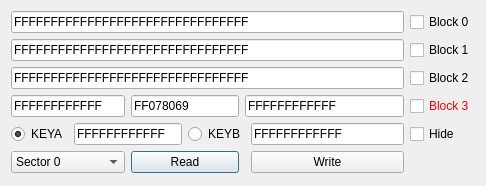
<?xml version="1.0" encoding="UTF-8"?>
<ui version="4.0">
 <class>mf1ics50WriteBlock</class>
 <widget class="QDialog" name="mf1ics50WriteBlock">
  <property name="geometry">
   <rect>
    <x>0</x>
    <y>0</y>
    <width>486</width>
    <height>186</height>
   </rect>
  </property>
  <property name="minimumSize">
   <size>
    <width>486</width>
    <height>186</height>
   </size>
  </property>
  <property name="maximumSize">
   <size>
    <width>486</width>
    <height>186</height>
   </size>
  </property>
  <property name="windowTitle">
   <string>Dialog</string>
  </property>
  <layout class="QGridLayout" name="gridLayout">
   <item row="0" column="0" colspan="6">
    <widget class="QLineEdit" name="lineEditBlock0">
     <property name="text">
      <string>FFFFFFFFFFFFFFFFFFFFFFFFFFFFFFFF</string>
     </property>
     <property name="alignment">
      <set>Qt::AlignLeading|Qt::AlignLeft|Qt::AlignVCenter</set>
     </property>
    </widget>
   </item>
   <item row="0" column="6">
    <widget class="QCheckBox" name="checkBoxBlock0">
     <property name="text">
      <string>Block 0</string>
     </property>
    </widget>
   </item>
   <item row="1" column="0" colspan="6">
    <widget class="QLineEdit" name="lineEditBlock1">
     <property name="text">
      <string>FFFFFFFFFFFFFFFFFFFFFFFFFFFFFFFF</string>
     </property>
    </widget>
   </item>
   <item row="1" column="6">
    <widget class="QCheckBox" name="checkBoxBlock2">
     <property name="text">
      <string>Block 1</string>
     </property>
    </widget>
   </item>
   <item row="2" column="0" colspan="6">
    <widget class="QLineEdit" name="lineEditBlock2">
     <property name="text">
      <string>FFFFFFFFFFFFFFFFFFFFFFFFFFFFFFFF</string>
     </property>
    </widget>
   </item>
   <item row="2" column="6">
    <widget class="QCheckBox" name="checkBoxBlock1">
     <property name="text">
      <string>Block 2</string>
     </property>
    </widget>
   </item>
   <item row="3" column="0" colspan="2">
    <widget class="QLineEdit" name="lineEditBlock3KeyA">
     <property name="text">
      <string>FFFFFFFFFFFF</string>
     </property>
    </widget>
   </item>
   <item row="3" column="2" colspan="2">
    <widget class="QLineEdit" name="lineEditBlock3Control">
     <property name="text">
      <string>FF078069</string>
     </property>
    </widget>
   </item>
   <item row="3" column="4" colspan="2">
    <widget class="QLineEdit" name="lineEditBlock3KeyB">
     <property name="text">
      <string>FFFFFFFFFFFF</string>
     </property>
    </widget>
   </item>
   <item row="3" column="6">
    <widget class="QCheckBox" name="checkBoxBlock3">
     <property name="styleSheet">
      <string notr="true">color: rgb(255, 0, 0);</string>
     </property>
     <property name="text">
      <string>Block 3</string>
     </property>
    </widget>
   </item>
   <item row="4" column="0">
    <widget class="QRadioButton" name="radioButtonKeyA">
     <property name="text">
      <string>KEYA</string>
     </property>
     <property name="checked">
      <bool>true</bool>
     </property>
     <attribute name="buttonGroup">
      <string notr="true">buttonGroupKeySelect</string>
     </attribute>
    </widget>
   </item>
   <item row="4" column="1" colspan="2">
    <widget class="QLineEdit" name="lineEditKeyA">
     <property name="text">
      <string>FFFFFFFFFFFF</string>
     </property>
    </widget>
   </item>
   <item row="4" column="3" colspan="2">
    <widget class="QRadioButton" name="radioButtonKeyB">
     <property name="text">
      <string>KEYB</string>
     </property>
     <attribute name="buttonGroup">
      <string notr="true">buttonGroupKeySelect</string>
     </attribute>
    </widget>
   </item>
   <item row="4" column="5">
    <widget class="QLineEdit" name="lineEditKeyB">
     <property name="text">
      <string>FFFFFFFFFFFF</string>
     </property>
    </widget>
   </item>
   <item row="4" column="6">
    <widget class="QCheckBox" name="checkBoxKeyHide">
     <property name="text">
      <string>Hide</string>
     </property>
     <property name="checked">
      <bool>false</bool>
     </property>
    </widget>
   </item>
   <item row="5" column="0" colspan="2">
    <widget class="QComboBox" name="comboBoxSector">
     <item>
      <property name="text">
       <string>Sector 0</string>
      </property>
     </item>
     <item>
      <property name="text">
       <string>Sector 1</string>
      </property>
     </item>
     <item>
      <property name="text">
       <string>Sector 2</string>
      </property>
     </item>
     <item>
      <property name="text">
       <string>Sector 3</string>
      </property>
     </item>
     <item>
      <property name="text">
       <string>Sector 4</string>
      </property>
     </item>
     <item>
      <property name="text">
       <string>Sector 5</string>
      </property>
     </item>
     <item>
      <property name="text">
       <string>Sector 6</string>
      </property>
     </item>
     <item>
      <property name="text">
       <string>Sector 7</string>
      </property>
     </item>
     <item>
      <property name="text">
       <string>Sector 8</string>
      </property>
     </item>
     <item>
      <property name="text">
       <string>Sector 9</string>
      </property>
     </item>
     <item>
      <property name="text">
       <string>Sector 10</string>
      </property>
     </item>
     <item>
      <property name="text">
       <string>Sector 11</string>
      </property>
     </item>
     <item>
      <property name="text">
       <string>Sector 12</string>
      </property>
     </item>
     <item>
      <property name="text">
       <string>Sector 13</string>
      </property>
     </item>
     <item>
      <property name="text">
       <string>Sector 14</string>
      </property>
     </item>
     <item>
      <property name="text">
       <string>Sector 15</string>
      </property>
     </item>
    </widget>
   </item>
   <item row="5" column="2" colspan="2">
    <widget class="QPushButton" name="pushButtonReadBlock">
     <property name="text">
      <string>Read</string>
     </property>
    </widget>
   </item>
   <item row="5" column="5">
    <widget class="QPushButton" name="pushButtonWriteBlock">
     <property name="text">
      <string>Write</string>
     </property>
    </widget>
   </item>
  </layout>
 </widget>
 <resources/>
 <connections/>
 <buttongroups>
  <buttongroup name="buttonGroupKeySelect"/>
 </buttongroups>
</ui>
